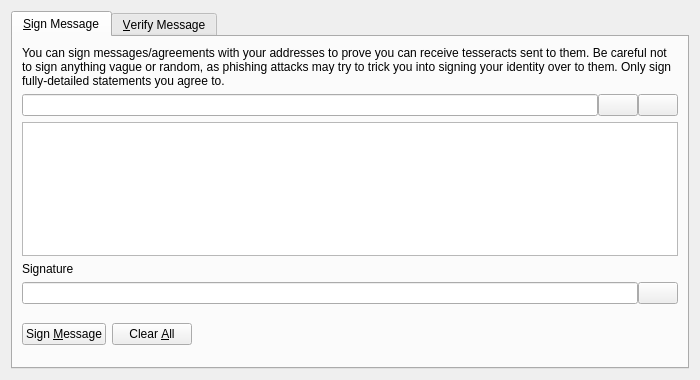
<?xml version="1.0" encoding="UTF-8"?>
<ui version="4.0">
 <class>SignVerifyMessageDialog</class>
 <widget class="QDialog" name="SignVerifyMessageDialog">
  <property name="geometry">
   <rect>
    <x>0</x>
    <y>0</y>
    <width>700</width>
    <height>380</height>
   </rect>
  </property>
  <property name="windowTitle">
   <string>Signatures - Sign / Verify a Message</string>
  </property>
  <property name="modal">
   <bool>true</bool>
  </property>
  <layout class="QVBoxLayout" name="verticalLayout">
   <item>
    <widget class="QTabWidget" name="tabWidget">
     <property name="currentIndex">
      <number>0</number>
     </property>
     <widget class="QWidget" name="tabSignMessage">
      <attribute name="title">
       <string>&amp;Sign Message</string>
      </attribute>
      <layout class="QVBoxLayout" name="verticalLayout_SM">
       <item>
        <widget class="QLabel" name="infoLabel_SM">
         <property name="text">
          <string>You can sign messages/agreements with your addresses to prove you can receive tesseracts sent to them. Be careful not to sign anything vague or random, as phishing attacks may try to trick you into signing your identity over to them. Only sign fully-detailed statements you agree to.</string>
         </property>
         <property name="textFormat">
          <enum>Qt::PlainText</enum>
         </property>
         <property name="wordWrap">
          <bool>true</bool>
         </property>
        </widget>
       </item>
       <item>
        <layout class="QHBoxLayout" name="horizontalLayout_1_SM">
         <property name="spacing">
          <number>0</number>
         </property>
         <item>
          <widget class="QValidatedLineEdit" name="addressIn_SM">
           <property name="toolTip">
            <string>The Tesseract address to sign the message with</string>
           </property>
          </widget>
         </item>
         <item>
          <widget class="QPushButton" name="addressBookButton_SM">
           <property name="toolTip">
            <string>Choose previously used address</string>
           </property>
           <property name="text">
            <string/>
           </property>
           <property name="icon">
            <iconset resource="../bitcoin.qrc">
             <normaloff>:/icons/address-book</normaloff>:/icons/address-book</iconset>
           </property>
           <property name="shortcut">
            <string>Alt+A</string>
           </property>
           <property name="autoDefault">
            <bool>false</bool>
           </property>
          </widget>
         </item>
         <item>
          <widget class="QPushButton" name="pasteButton_SM">
           <property name="toolTip">
            <string>Paste address from clipboard</string>
           </property>
           <property name="text">
            <string/>
           </property>
           <property name="icon">
            <iconset resource="../bitcoin.qrc">
             <normaloff>:/icons/editpaste</normaloff>:/icons/editpaste</iconset>
           </property>
           <property name="shortcut">
            <string>Alt+P</string>
           </property>
           <property name="autoDefault">
            <bool>false</bool>
           </property>
          </widget>
         </item>
        </layout>
       </item>
       <item>
        <widget class="QPlainTextEdit" name="messageIn_SM">
         <property name="toolTip">
          <string>Enter the message you want to sign here</string>
         </property>
        </widget>
       </item>
       <item>
        <widget class="QLabel" name="signatureLabel_SM">
         <property name="text">
          <string>Signature</string>
         </property>
         <property name="textFormat">
          <enum>Qt::PlainText</enum>
         </property>
        </widget>
       </item>
       <item>
        <layout class="QHBoxLayout" name="horizontalLayout_2_SM">
         <property name="spacing">
          <number>0</number>
         </property>
         <item>
          <widget class="QLineEdit" name="signatureOut_SM">
           <property name="font">
            <font>
             <italic>true</italic>
            </font>
           </property>
           <property name="readOnly">
            <bool>true</bool>
           </property>
          </widget>
         </item>
         <item>
          <widget class="QPushButton" name="copySignatureButton_SM">
           <property name="toolTip">
            <string>Copy the current signature to the system clipboard</string>
           </property>
           <property name="text">
            <string/>
           </property>
           <property name="icon">
            <iconset resource="../bitcoin.qrc">
             <normaloff>:/icons/editcopy</normaloff>:/icons/editcopy</iconset>
           </property>
           <property name="autoDefault">
            <bool>false</bool>
           </property>
          </widget>
         </item>
        </layout>
       </item>
       <item>
        <layout class="QHBoxLayout" name="horizontalLayout_3_SM">
         <item>
          <widget class="QPushButton" name="signMessageButton_SM">
           <property name="toolTip">
            <string>Sign the message to prove you own this Tesseract address</string>
           </property>
           <property name="text">
            <string>Sign &amp;Message</string>
           </property>
           <property name="icon">
            <iconset resource="../bitcoin.qrc">
             <normaloff>:/icons/edit</normaloff>:/icons/edit</iconset>
           </property>
           <property name="autoDefault">
            <bool>false</bool>
           </property>
          </widget>
         </item>
         <item>
          <widget class="QPushButton" name="clearButton_SM">
           <property name="toolTip">
            <string>Reset all sign message fields</string>
           </property>
           <property name="text">
            <string>Clear &amp;All</string>
           </property>
           <property name="icon">
            <iconset resource="../bitcoin.qrc">
             <normaloff>:/icons/remove</normaloff>:/icons/remove</iconset>
           </property>
           <property name="autoDefault">
            <bool>false</bool>
           </property>
          </widget>
         </item>
         <item>
          <spacer name="horizontalSpacer_1_SM">
           <property name="orientation">
            <enum>Qt::Horizontal</enum>
           </property>
           <property name="sizeHint" stdset="0">
            <size>
             <width>40</width>
             <height>48</height>
            </size>
           </property>
          </spacer>
         </item>
         <item>
          <widget class="QLabel" name="statusLabel_SM">
           <property name="font">
            <font>
             <weight>75</weight>
             <bold>true</bold>
            </font>
           </property>
           <property name="text">
            <string/>
           </property>
           <property name="wordWrap">
            <bool>true</bool>
           </property>
          </widget>
         </item>
         <item>
          <spacer name="horizontalSpacer_2_SM">
           <property name="orientation">
            <enum>Qt::Horizontal</enum>
           </property>
           <property name="sizeHint" stdset="0">
            <size>
             <width>40</width>
             <height>48</height>
            </size>
           </property>
          </spacer>
         </item>
        </layout>
       </item>
      </layout>
     </widget>
     <widget class="QWidget" name="tabVerifyMessage">
      <attribute name="title">
       <string>&amp;Verify Message</string>
      </attribute>
      <layout class="QVBoxLayout" name="verticalLayout_VM">
       <item>
        <widget class="QLabel" name="infoLabel_VM">
         <property name="text">
          <string>Enter the receiver's address, message (ensure you copy line breaks, spaces, tabs, etc. exactly) and signature below to verify the message. Be careful not to read more into the signature than what is in the signed message itself, to avoid being tricked by a man-in-the-middle attack. Note that this only proves the signing party receives with the address, it cannot prove sendership of any transaction!</string>
         </property>
         <property name="textFormat">
          <enum>Qt::PlainText</enum>
         </property>
         <property name="alignment">
          <set>Qt::AlignLeading|Qt::AlignLeft|Qt::AlignTop</set>
         </property>
         <property name="wordWrap">
          <bool>true</bool>
         </property>
        </widget>
       </item>
       <item>
        <layout class="QHBoxLayout" name="horizontalLayout_1_VM">
         <property name="spacing">
          <number>0</number>
         </property>
         <item>
          <widget class="QValidatedLineEdit" name="addressIn_VM">
           <property name="toolTip">
            <string>The Tesseract address the message was signed with</string>
           </property>
          </widget>
         </item>
         <item>
          <widget class="QPushButton" name="addressBookButton_VM">
           <property name="toolTip">
            <string>Choose previously used address</string>
           </property>
           <property name="text">
            <string/>
           </property>
           <property name="icon">
            <iconset resource="../bitcoin.qrc">
             <normaloff>:/icons/address-book</normaloff>:/icons/address-book</iconset>
           </property>
           <property name="shortcut">
            <string>Alt+A</string>
           </property>
           <property name="autoDefault">
            <bool>false</bool>
           </property>
          </widget>
         </item>
        </layout>
       </item>
       <item>
        <widget class="QPlainTextEdit" name="messageIn_VM"/>
       </item>
       <item>
        <widget class="QValidatedLineEdit" name="signatureIn_VM"/>
       </item>
       <item>
        <layout class="QHBoxLayout" name="horizontalLayout_2_VM">
         <item>
          <widget class="QPushButton" name="verifyMessageButton_VM">
           <property name="toolTip">
            <string>Verify the message to ensure it was signed with the specified Tesseract address</string>
           </property>
           <property name="text">
            <string>Verify &amp;Message</string>
           </property>
           <property name="icon">
            <iconset resource="../bitcoin.qrc">
             <normaloff>:/icons/transaction_0</normaloff>:/icons/transaction_0</iconset>
           </property>
           <property name="autoDefault">
            <bool>false</bool>
           </property>
          </widget>
         </item>
         <item>
          <widget class="QPushButton" name="clearButton_VM">
           <property name="toolTip">
            <string>Reset all verify message fields</string>
           </property>
           <property name="text">
            <string>Clear &amp;All</string>
           </property>
           <property name="icon">
            <iconset resource="../bitcoin.qrc">
             <normaloff>:/icons/remove</normaloff>:/icons/remove</iconset>
           </property>
           <property name="autoDefault">
            <bool>false</bool>
           </property>
          </widget>
         </item>
         <item>
          <spacer name="horizontalSpacer_1_VM">
           <property name="orientation">
            <enum>Qt::Horizontal</enum>
           </property>
           <property name="sizeHint" stdset="0">
            <size>
             <width>40</width>
             <height>48</height>
            </size>
           </property>
          </spacer>
         </item>
         <item>
          <widget class="QLabel" name="statusLabel_VM">
           <property name="font">
            <font>
             <weight>75</weight>
             <bold>true</bold>
            </font>
           </property>
           <property name="text">
            <string/>
           </property>
           <property name="wordWrap">
            <bool>true</bool>
           </property>
          </widget>
         </item>
         <item>
          <spacer name="horizontalSpacer_2_VM">
           <property name="orientation">
            <enum>Qt::Horizontal</enum>
           </property>
           <property name="sizeHint" stdset="0">
            <size>
             <width>40</width>
             <height>48</height>
            </size>
           </property>
          </spacer>
         </item>
        </layout>
       </item>
      </layout>
     </widget>
    </widget>
   </item>
  </layout>
 </widget>
 <customwidgets>
  <customwidget>
   <class>QValidatedLineEdit</class>
   <extends>QLineEdit</extends>
   <header>qvalidatedlineedit.h</header>
  </customwidget>
 </customwidgets>
 <resources>
  <include location="../bitcoin.qrc"/>
 </resources>
 <connections/>
</ui>
